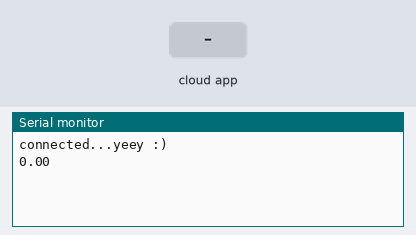
Recording of a sketch running on a simulated ESP32. Parts: the last lines printed to the serial monitor. The inputs (shaded band) are chosen by the test bench. WiFi joins after 1.5 s; servers stay silent unless stated; the Firebase database answers and starts empty.

Above: at 2.7 s.
2.8 s: the phone or cloud app sets exportKwh to 25
At 3.7 s:
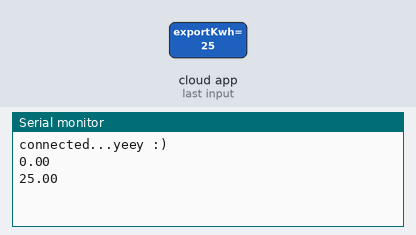
4.3 s: the phone or cloud app sets exportKwh to 50
At 5.6 s:
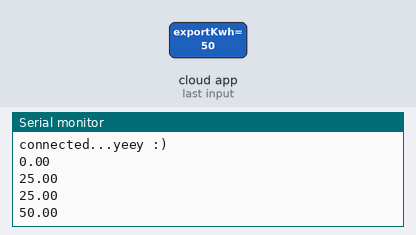
Timing chart, 0 to 7.3 s (numbered marks = the images above; inputs shaded):
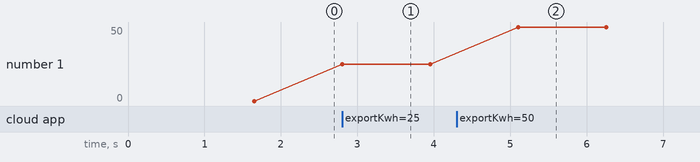

The sketch:

wifi_manager_firebase.ino
```cpp
#include <WiFiManager.h> // https://github.com/tzapu/WiFiManager
#include <FirebaseESP32.h>

#define FIREBASE_HOST "https://bidirectionalmeter-caa0e-default-rtdb.firebaseio.com/"
#define FIREBASE_AUTH "1OVJXsPzdd0J5nSuF2oZ7g3HKbdCxbkyJwVBjxPa"
FirebaseData firebaseData;

float exportEnergy = 0;

void setup() {
    WiFi.mode(WIFI_STA); // explicitly set mode, esp defaults to STA+AP
    // it is a good practice to make sure your code sets wifi mode how you want it.

    // put your setup code here, to run once:
    Serial.begin(115200);

    //WiFiManager, Local intialization. Once its business is done, there is no need to keep it around
    WiFiManager wm;

    // reset settings - wipe stored credentials for testing
    // these are stored by the esp library
    //wm.resetSettings();

    // Automatically connect using saved credentials,
    // if connection fails, it starts an access point with the specified name ( "AutoConnectAP"),
    // if empty will auto generate SSID, if password is blank it will be anonymous AP (wm.autoConnect())
    // then goes into a blocking loop awaiting configuration and will return success result

    bool res;
    // res = wm.autoConnect(); // auto generated AP name from chipid
    // res = wm.autoConnect("AutoConnectAP"); // anonymous ap
    res = wm.autoConnect("Smart Energy Meter","16003019006"); // password protected ap

    if(!res) {
        Serial.println("Failed to connect");
        // ESP.restart();
    }
    else {
        //if you get here you have connected to the WiFi
        Serial.println("connected...yeey :)");
    }

    Firebase.begin(FIREBASE_HOST, FIREBASE_AUTH);
    Firebase.reconnectWiFi(true);


}

void loop() {
    if (Firebase.getFloat(firebaseData, "/exportKwh")) {
    exportEnergy = firebaseData.floatData();
    Serial.println(exportEnergy);
    }
    delay(1000);
}
```

Measured:
- after the input at 2.8 s, the serial monitor: prints a new line at once (image 1)
- after the input at 4.3 s, the serial monitor: prints a new line after 0.80 s (image 2)
- plotted number 1: 0 → 25 after the input at 2.8 s, 25 → 50 after the input at 4.3 s
